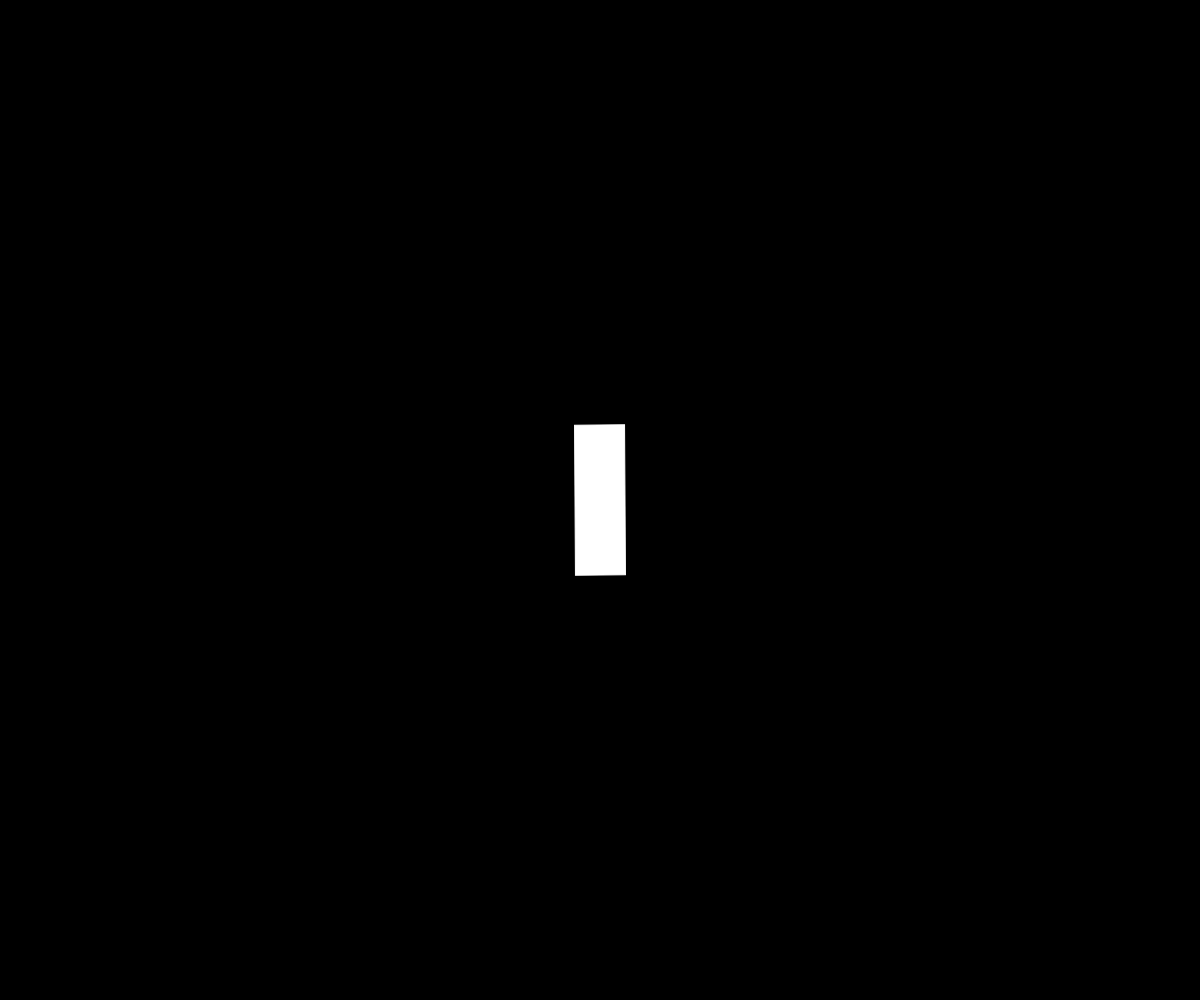
Frame 1 (no input)
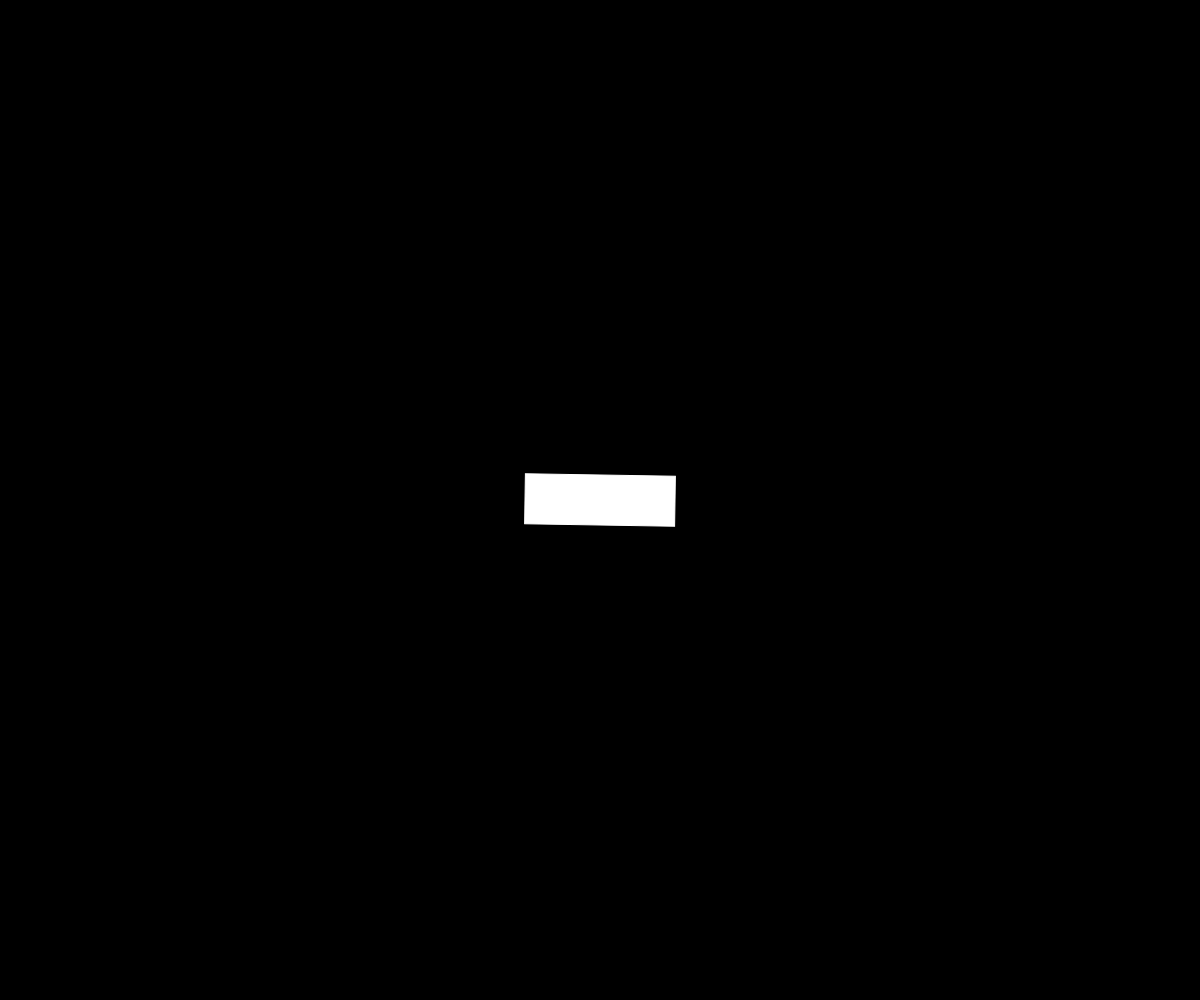
Frame 60 (no input)
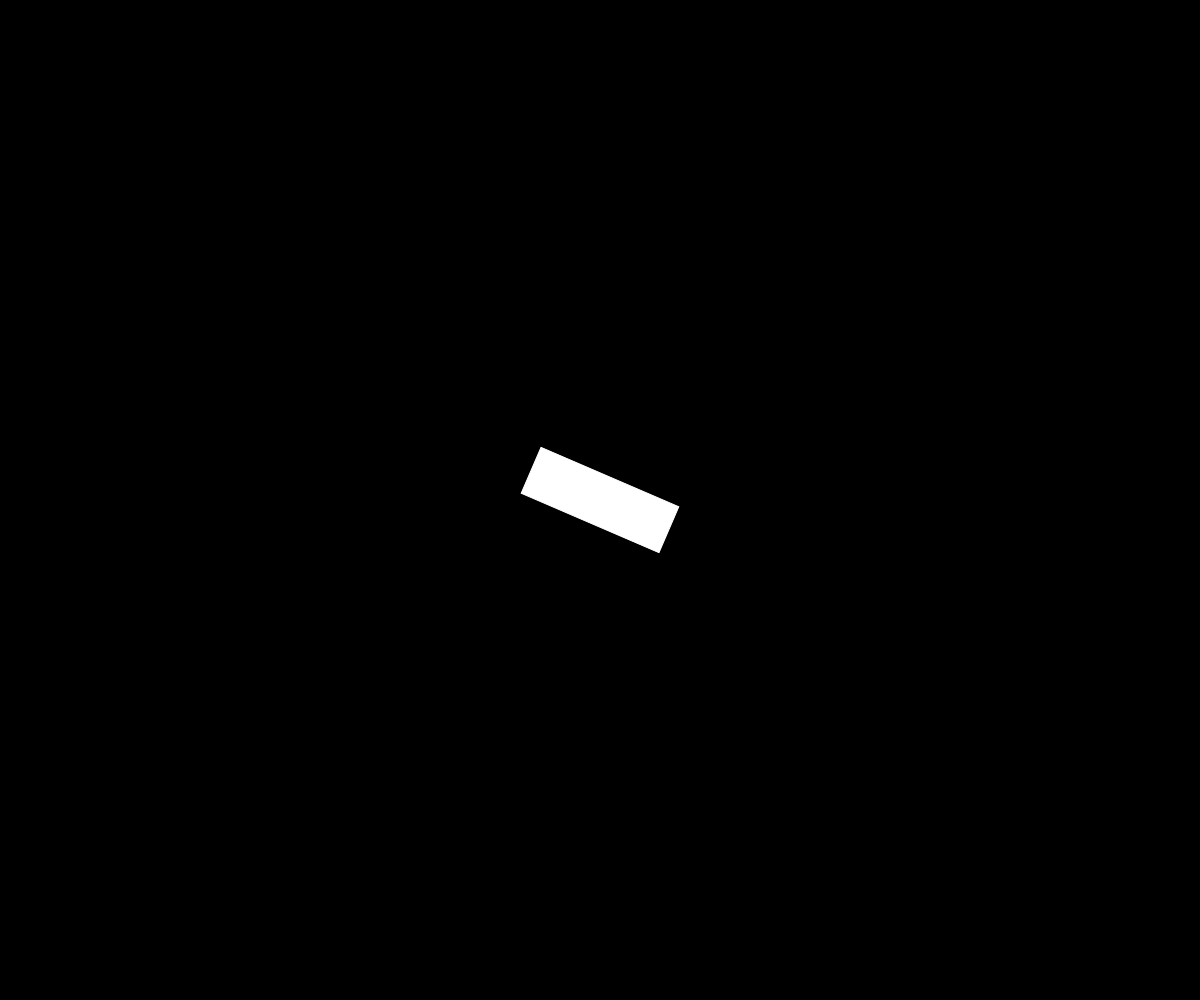
Frame 120 (the mouse pressed at the canvas centre since frame 60)

The p5.js sketch that drew these frames (run headless with seeded random() and noise() and a simulated clock; from frame 60 on, the mouse is pressed at the canvas centre):

// p5.js sketch
// ── sketch.js
var rectangle;

function setup() {

	createCanvas(windowWidth, windowHeight);

	rectangle = new Rectangle();

}

function draw() {

	background(0);
	rectangle.gen(mouseX);

}

// ── rectangle.js
function Rectangle() {

  this.width = 50;
  this.height = 150;
  this.x = this.width/2;
  this.y = this.height/2;

  this.a = 0; // angle
  this.aV = 0; // angular velocity
  this.aA = 0; // angular acceleration

  this.gen = function(x) {

    this.aA = (x - width/2)/100000; // angular acceleration
    this.aV = constrain(this.aV, -0.4, 0.4);

    this.aV += this.aA;
    this.a += this.aV;

    push();
    stroke(255);
    translate(width/2, height/2); // centre rectangle
    rotate(this.a);
    rect(-this.x, -this.y, this.width, this.height);
    pop();

  }

  this.spin = function() {



  }


}
